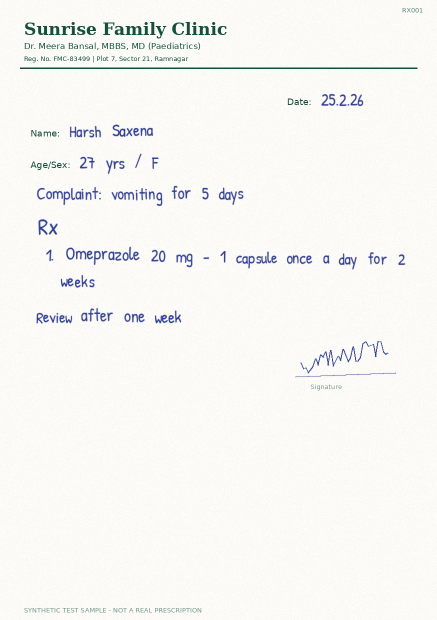
#> input picture data/RxReadable_Dataset/images/RX001.png, 874 x 1240 px (shown at 1/2 size)
$ python -i preprocess.py   (imports and definitions only)
#> lines starting #> are read from the running program, lines starting #| are printed output that depends on the picture; after the words box and inside, x2 and y2 are one past the last pixel; in counts of white or black regions, pixels touching at a corner belong together
#> further down, picture is the input picture: shape (1240, 874, 3); mean B, G, R 243.7, 246.7, 246.9
"""Image preprocessing for handwritten prescriptions: grayscale, denoise, deskew, contrast, binarise."""
import cv2
import numpy as np
from PIL import Image


def to_cv(img):
    if isinstance(img, Image.Image):
        img = cv2.cvtColor(np.array(img.convert("RGB")), cv2.COLOR_RGB2BGR)
    return img


def estimate_skew(gray):
    """Estimate page skew (degrees) from the dominant angle of ink pixels."""
    inv = cv2.bitwise_not(gray)
    thr = cv2.threshold(inv, 0, 255, cv2.THRESH_BINARY | cv2.THRESH_OTSU)[1]
    coords = np.column_stack(np.where(thr > 0))
    if len(coords) < 100:
        return 0.0
    angle = cv2.minAreaRect(coords[:, ::-1].astype(np.float32))[-1]
    if angle > 45:
        angle -= 90
    return float(angle) if abs(angle) < 15 else 0.0


def rotate(img, angle):
    h, w = img.shape[:2]
    m = cv2.getRotationMatrix2D((w / 2, h / 2), angle, 1.0)
    return cv2.warpAffine(img, m, (w, h), flags=cv2.INTER_CUBIC, borderMode=cv2.BORDER_REPLICATE)


def preprocess(img, binarize=True, deskew=True, upscale=1.5):
    """Return (processed PIL image, info dict). Good default input for Tesseract-style OCR."""
#> called with binarize = True, deskew = True, upscale = 1.5
    bgr = to_cv(img)
    gray = cv2.cvtColor(bgr, cv2.COLOR_BGR2GRAY)
    if upscale and upscale != 1:
        gray = cv2.resize(gray, None, fx=upscale, fy=upscale, interpolation=cv2.INTER_CUBIC)
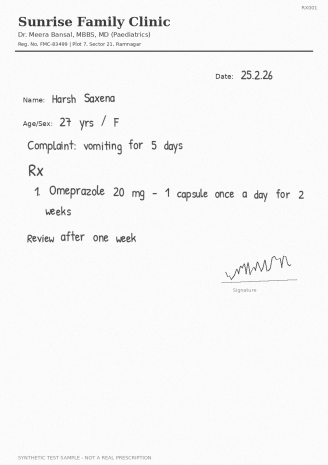
#> gray: shape (1860, 1311) (shown at 1/4 size); min 0, max 255, mean 246.5
    gray = cv2.fastNlMeansDenoising(gray, h=10)
    # remove uneven background (shadows, smudges, paper tint)
    bg = cv2.medianBlur(gray, 31)
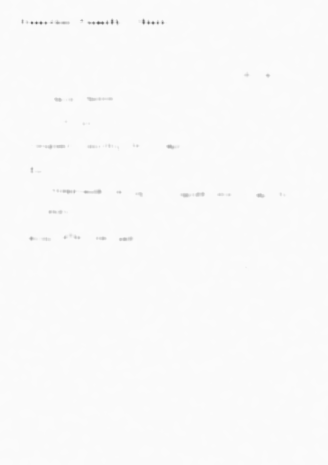
#> bg: shape (1860, 1311) (shown at 1/4 size); min 92, max 251, mean 249.8
    norm = cv2.divide(gray, bg, scale=255)
    clahe = cv2.createCLAHE(clipLimit=2.0, tileGridSize=(8, 8))
    norm = clahe.apply(norm)
    angle = estimate_skew(norm) if deskew else 0.0
#> in estimate_skew, `inv = cv2.bitwise_not(gray)`:
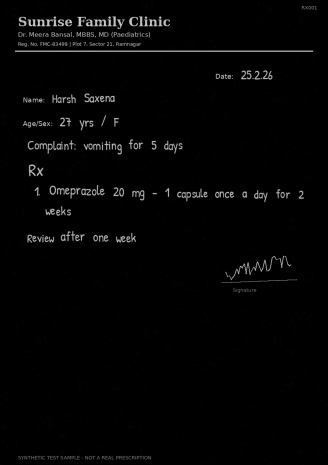
#> inv: shape (1860, 1311) (shown at 1/4 size); min 0, max 254, mean 4.1
#> in estimate_skew, `thr = cv2.threshold(inv, 0, 255, cv2.THRESH_BINARY | cv2.THRESH_OTSU)[1]`:
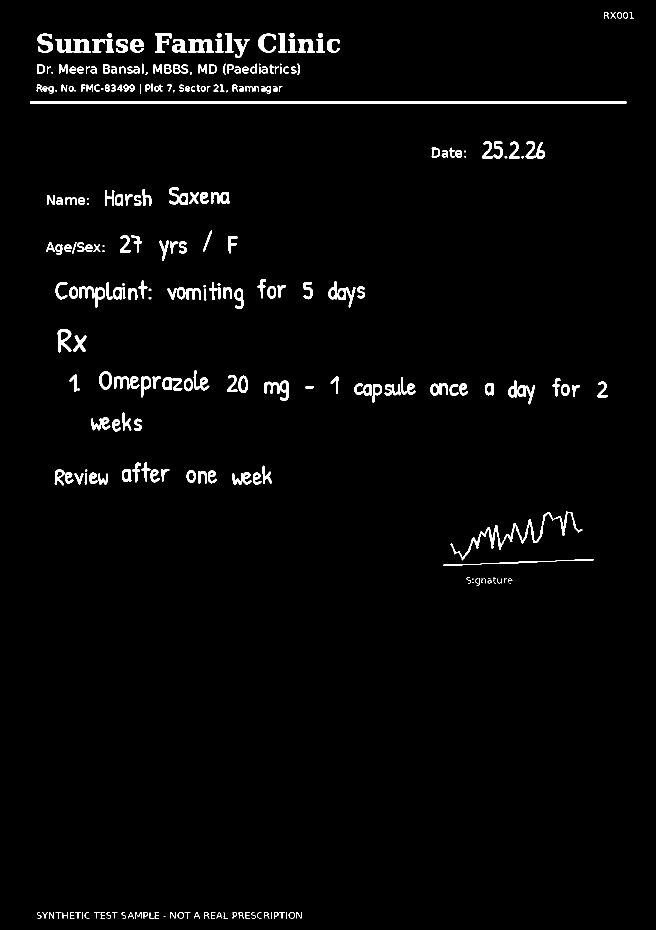
#> thr: shape (1860, 1311) (shown at 1/2 size); 2.3% white; 299 white regions (39 under 20 px), largest, box (x1, y1, x2, y2) and area: (60, 202, 1253, 207) 5964, (901, 1023, 1165, 1121) 2354, (376, 78, 428, 105) 847
#> in estimate_skew, `coords = np.column_stack(np.where(thr > 0))`: coords = 55147 pairs, first value 24 to 1837, second value 60 to 1266
#> in estimate_skew, `angle = cv2.minAreaRect(coords[:, ::-1].astype(np.float32))[-1]`: angle = -0.494
#> angle = -0.494
    if angle:
        norm = rotate(norm, angle)
#> in rotate, `m = cv2.getRotationMatrix2D((w / 2, h / 2), angle, 1.0)`: m = [[1, -0.00863, 8.05], [0.00863, 1, -5.62]]
#> in rotate, `return cv2.warpAffine(img, m, (w, h), flags=cv2.INTER_CUBIC, borderMod..`:
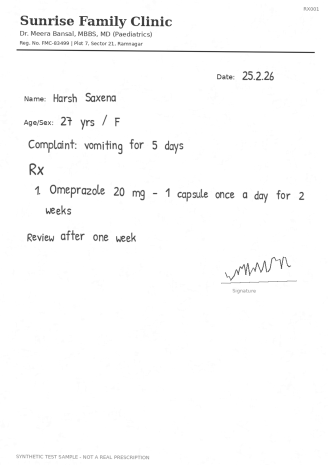
#> returned value: shape (1860, 1311) (shown at 1/4 size); min 0, max 255, mean 250.8
    out = norm
    if binarize:
        out = cv2.adaptiveThreshold(norm, 255, cv2.ADAPTIVE_THRESH_GAUSSIAN_C, cv2.THRESH_BINARY, 31, 15)
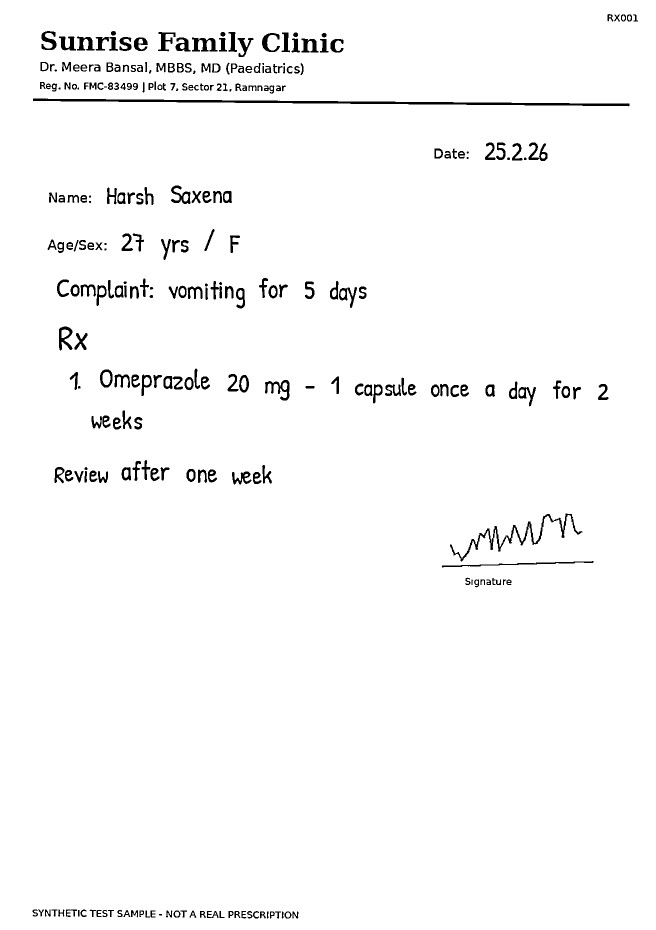
#> out: shape (1860, 1311) (shown at 1/2 size); 97.6% white; 287 black regions (15 under 20 px), largest, box (x1, y1, x2, y2) and area: (66, 197, 1259, 213) 5706, (900, 1027, 1165, 1123) 2498, (884, 1122, 1187, 1135) 824
    return Image.fromarray(out), {"skew_deg": round(angle, 2), "upscale": upscale, "binarized": binarize}

>>> import cv2
>>> picture = cv2.imread('../data/RxReadable_Dataset/images/RX001.png')
>>> result = preprocess(picture)

$ run again, on data/RxReadable_Dataset/images/RX002.png
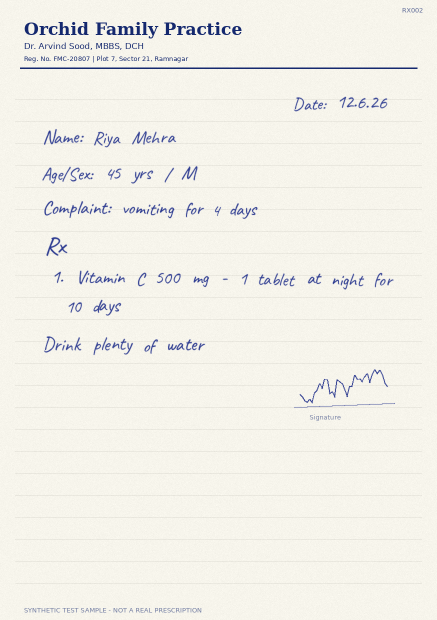
#> input picture data/RxReadable_Dataset/images/RX002.png, 874 x 1240 px (shown at 1/2 size)
#> picture is the input picture: shape (1240, 874, 3); mean B, G, R 233.1, 240.5, 242.1
#> in estimate_skew, `thr = cv2.threshold(inv, 0, 255, cv2.THRESH_BINARY | cv2.THRESH_OTSU)[1]`:
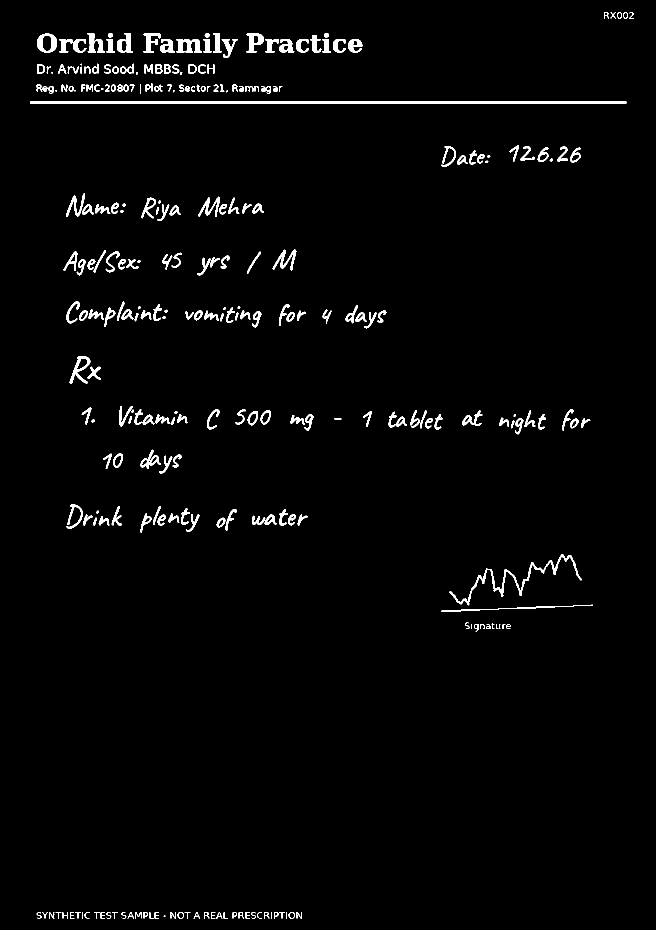
#> thr: shape (1860, 1311) (shown at 1/2 size); 2.1% white; 277 white regions (14 under 20 px), largest, box (x1, y1, x2, y2) and area: (60, 202, 1253, 207) 5964, (898, 1108, 1164, 1211) 2108, (352, 78, 404, 105) 852
#> coords = 52072 pairs, first value 24 to 1837, second value 60 to 1266
#> in estimate_skew, `angle = cv2.minAreaRect(coords[:, ::-1].astype(np.float32))[-1]`: angle = -0.459
#> m = [[1, -0.00801, 7.47], [0.00801, 1, -5.22]]
#> in preprocess, `out = cv2.adaptiveThreshold(norm, 255, cv2.ADAPTIVE_THRESH_GAUSSIAN_C,..`:
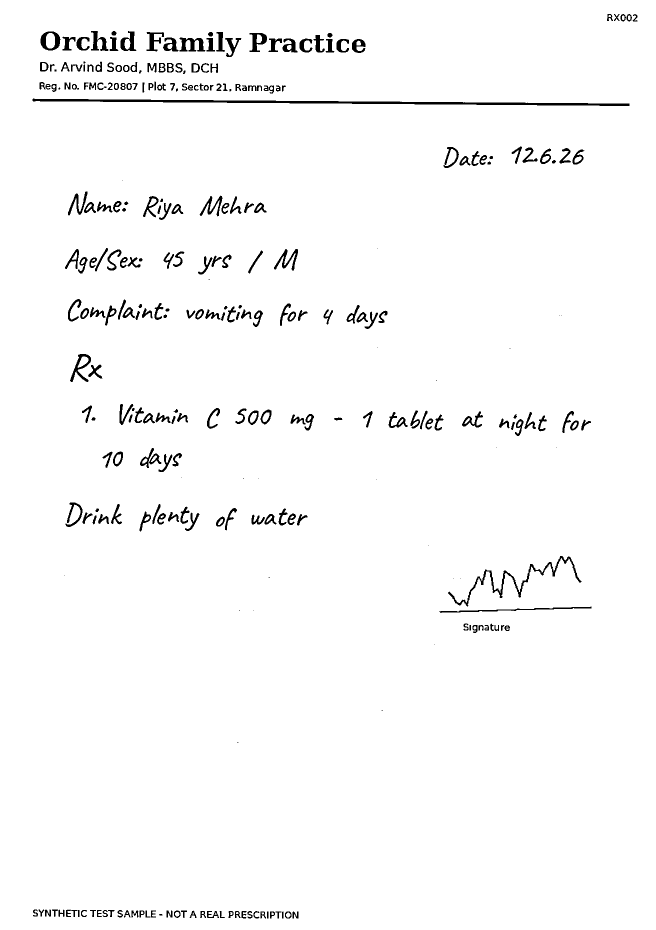
#> out: shape (1860, 1311) (shown at 1/2 size); 97.7% white; 299 black regions (33 under 20 px), largest, box (x1, y1, x2, y2) and area: (65, 197, 1259, 212) 5734, (896, 1112, 1163, 1213) 2223, (878, 1213, 1183, 1226) 851

$ run again, on data/RxReadable_Dataset/images/RX003.png
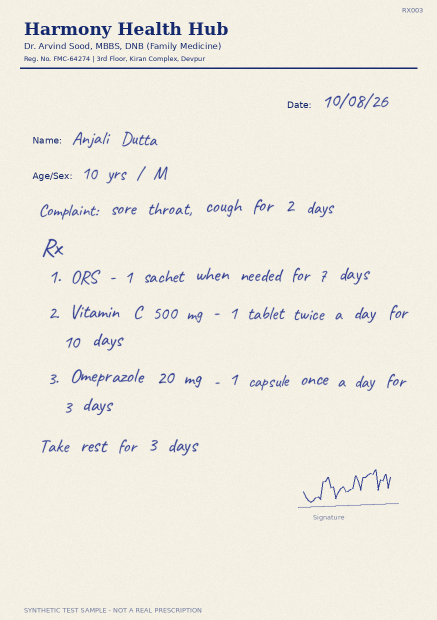
#> input picture data/RxReadable_Dataset/images/RX003.png, 874 x 1240 px (shown at 1/2 size)
#> picture is the input picture: shape (1240, 874, 3); mean B, G, R 225.1, 234.9, 238.4
#> in estimate_skew, `thr = cv2.threshold(inv, 0, 255, cv2.THRESH_BINARY | cv2.THRESH_OTSU)[1]`:
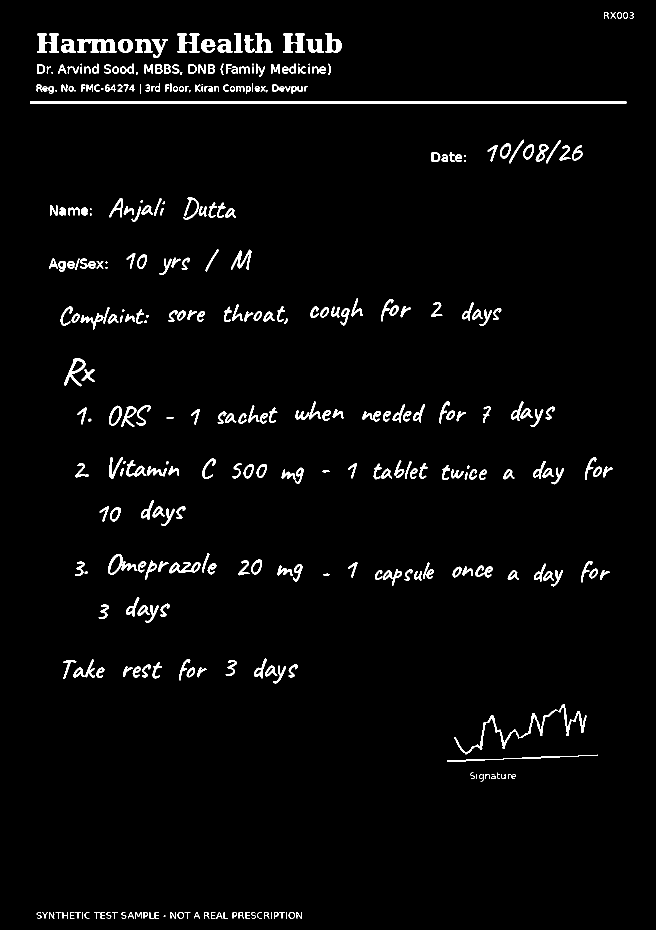
#> thr: shape (1860, 1311) (shown at 1/2 size); 2.8% white; 373 white regions (24 under 20 px), largest, box (x1, y1, x2, y2) and area: (60, 202, 1253, 207) 5964, (909, 1408, 1173, 1509) 2144, (154, 78, 233, 105) 1237
#> coords = 68010 pairs, first value 24 to 1837, second value 60 to 1267
#> in estimate_skew, `angle = cv2.minAreaRect(coords[:, ::-1].astype(np.float32))[-1]`: angle = -0.459
#> m = [[1, -0.00801, 7.47], [0.00801, 1, -5.22]]
#> in preprocess, `out = cv2.adaptiveThreshold(norm, 255, cv2.ADAPTIVE_THRESH_GAUSSIAN_C,..`:
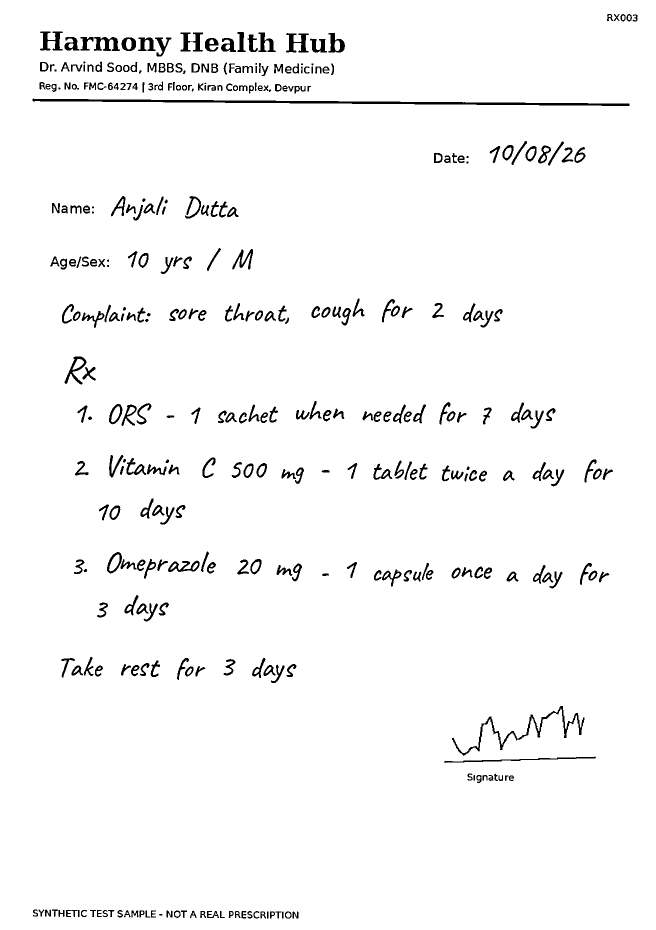
#> out: shape (1860, 1311) (shown at 1/2 size); 97% white; 368 black regions (18 under 20 px), largest, box (x1, y1, x2, y2) and area: (65, 197, 1259, 212) 5724, (904, 1412, 1169, 1512) 2296, (572, 66, 618, 105) 868
